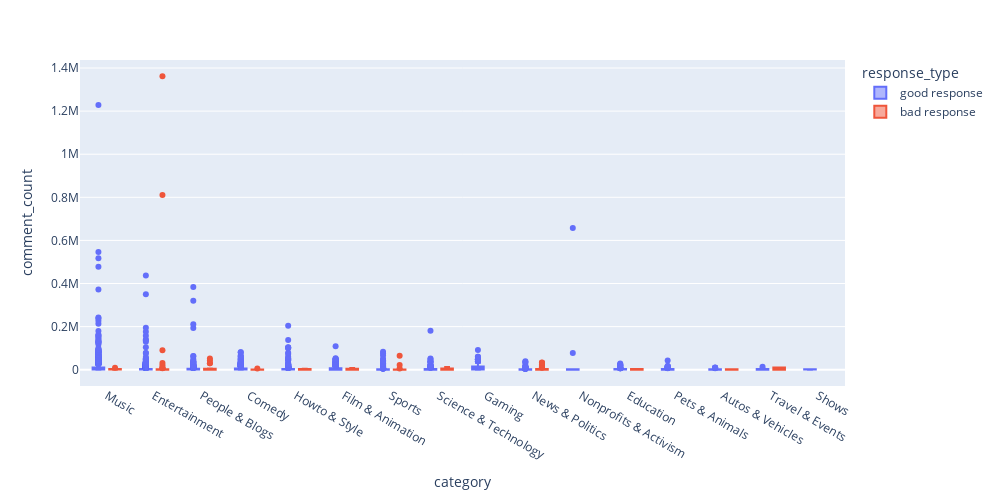

Notebook source saved alongside this figure:
### Markdown cell above
- More comments means more people getting engaged. It seems contents from **Music,** **Entertainment,** **People & Blogs,** and **Howto & Style** were more engaging.

- Although there are video categories whose contents are engaging, most of the videos are not engaging.

----------------------------------------------------------------------------------------------------------------------------

### Code cell
fig = px.box(df, x="category", y="comment_count",color='response_type',width=1000, height=500)
fig.update_traces(quartilemethod="exclusive") # or "inclusive", or "linear" by default

fig.update_layout(xaxis={'categoryorder':'total descending'}) # put boxplots in descending order based on values

fig.show()

### Figure 1 — Plotly figure (JSON) as saved in the notebook; plotly's stock layout.template omitted (floating-point values rounded to 4 significant figures; data arrays with more than 128 entries replaced by an {"elided": "..."} marker saying what was removed)
{"data": [{"alignmentgroup": "True", "hovertemplate": "response_type=good response<br>category=%{x}<br>comment_count=%{y}<extra></extra>", "legendgroup": "good response", "marker": {"color": "#636efa"}, "name": "good response", "notched": false, "offsetgroup": "good response", "orientation": "v", "quartilemethod": "exclusive", "showlegend": true, "type": "box", "x": {"elided": "6045 str values"}, "x0": " ", "xaxis": "x", "y": {"elided": "6045 int values"}, "y0": " ", "yaxis": "y"}, {"alignmentgroup": "True", "hovertemplate": "response_type=bad response<br>category=%{x}<br>comment_count=%{y}<extra></extra>", "legendgroup": "bad response", "marker": {"color": "#EF553B"}, "name": "bad response", "notched": false, "offsetgroup": "bad response", "orientation": "v", "quartilemethod": "exclusive", "showlegend": true, "type": "box", "x": {"elided": "280 str values"}, "x0": " ", "xaxis": "x", "y": {"elided": "280 int values"}, "y0": " ", "yaxis": "y"}], "layout": {"boxmode": "group", "height": 500, "legend": {"title": {"text": "response_type"}, "tracegroupgap": 0}, "margin": {"t": 60}, "width": 1000, "xaxis": {"anchor": "y", "categoryorder": "total descending", "domain": [0, 1], "title": {"text": "category"}}, "yaxis": {"anchor": "x", "domain": [0, 1], "title": {"text": "comment_count"}}}}
